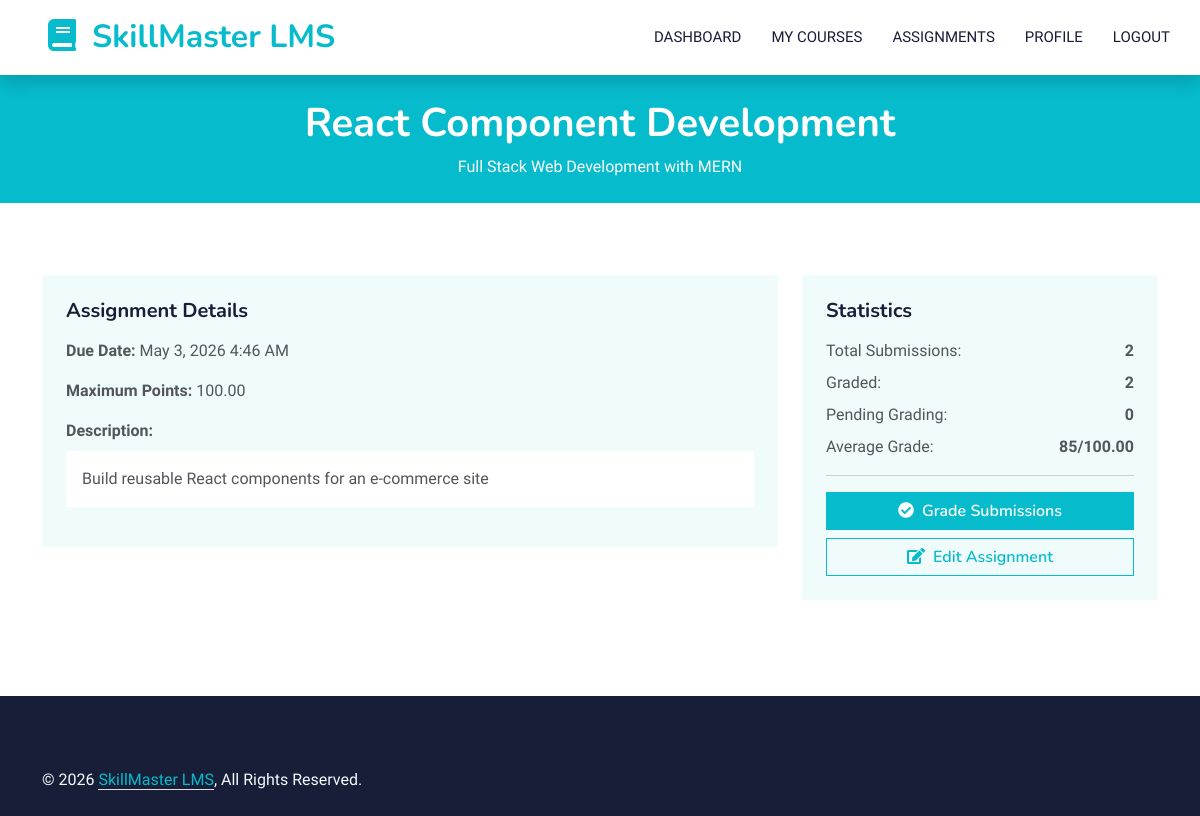
The page /instructor/assignments/view.php?id=3 (signed in) on the database its author committed.
### tables this page shows
CREATE TABLE `assignments` (
  `id` bigint(20) NOT NULL,
  `course_id` bigint(20) NOT NULL,
  `instructor_id` bigint(20) DEFAULT NULL,
  `title` varchar(200) NOT NULL,
  `description` text DEFAULT NULL,
  `due_date` datetime NOT NULL,
  `max_points` decimal(5,2) DEFAULT 100.00,
  `created_at` timestamp NOT NULL DEFAULT current_timestamp(),
  `deleted_at` timestamp NULL DEFAULT NULL
);

CREATE TABLE `courses` (
  `id` bigint(20) NOT NULL,
  `title` varchar(200) NOT NULL,
  `slug` varchar(200) NOT NULL,
  `code` varchar(20) NOT NULL,
  `description` text DEFAULT NULL,
  `short_description` varchar(500) DEFAULT NULL,
  `category_id` bigint(20) DEFAULT NULL,
  `instructor_id` bigint(20) DEFAULT NULL,
  `price` decimal(10,2) DEFAULT 0.00,
  `thumbnail` varchar(255) DEFAULT NULL,
  `credits` int(11) DEFAULT 3,
  `start_date` date DEFAULT NULL,
  `end_date` date DEFAULT NULL,
  `status` enum('draft','pending_approval','published','archived','rejected') NOT NULL DEFAULT 'draft',
  `max_students` int(11) DEFAULT 50,
  `enrollment_count` int(11) DEFAULT 0,
  `syllabus` text DEFAULT NULL,
  `created_by` bigint(20) DEFAULT NULL,
  `created_at` timestamp NOT NULL DEFAULT current_timestamp(),
  `updated_at` timestamp NOT NULL DEFAULT current_timestamp() ON UPDATE current_timestamp(),
  `deleted_at` timestamp NULL DEFAULT NULL
);

### src/Database/Connection.php (called while the page is built, shortened)
<?php
class Connection
{
    private static $instance = null;
    private $connection;
    private function __construct()
    {
        try {
            $dsn = sprintf(
                'mysql:host=%s;dbname=%s;charset=%s',
                DB_HOST,
                DB_NAME,
                DB_CHARSET
            );
            $options = [
                PDO::ATTR_ERRMODE => PDO::ERRMODE_EXCEPTION,
                PDO::ATTR_DEFAULT_FETCH_MODE => PDO::FETCH_ASSOC,
                PDO::ATTR_EMULATE_PREPARES => false,
                PDO::MYSQL_ATTR_INIT_COMMAND => "SET NAMES " . DB_CHARSET
            ];
            $this->connection = new PDO($dsn, DB_USER, DB_PASS, $options);
        } catch (PDOException $e) {
            if (DEBUG_MODE) {
                die("Database connection failed: " . $e->getMessage());
            } else {
                error_log("Database connection failed: " . $e->getMessage());
                die("A database error occurred. Please try again later.");
            }
        }
    }
    public static function getInstance()
    {
        if (self::$instance === null) {
            self::$instance = new self();
        }
        return self::$instance;
    }
    public function getConnection()
    {
        return $this->connection;
    }
}

### src/Models/Assignment.php (called while the page is built, shortened)
<?php
class Assignment
{
    private $db;
    private $table = 'assignments';
    public function __construct()
    {
        $this->db = Connection::getInstance()->getConnection();
    }
    public function getAssignmentWithStats($assignmentId, $instructorId)
    {
        $stmt = $this->db->prepare("
            SELECT a.*, c.title as course_title,
                   (SELECT COUNT(*) FROM submissions WHERE assignment_id = a.id) as total_submissions,
                   (SELECT COUNT(*) FROM submissions WHERE assignment_id = a.id AND status = 'graded') as graded_count,
                   (SELECT AVG(grade) FROM submissions WHERE assignment_id = a.id AND grade IS NOT NULL) as avg_grade
            FROM {$this->table} a
            LEFT JOIN courses c ON a.course_id = c.id
            WHERE a.id = ? AND a.instructor_id = ? AND a.deleted_at IS NULL
        ");
        $stmt->execute([$assignmentId, $instructorId]);
        return $stmt->fetch();
    }
}

### public/instructor/assignments/view.php (the view, shortened to what this page needs)
<?php
$assignmentModel = new Assignment();
$assignmentId = isset($_GET['id']) ? (int)$_GET['id'] : 0;
$assignment = $assignmentModel->getAssignmentWithStats($assignmentId, $_SESSION['user_id']);
?>
<!DOCTYPE html>
<html lang="en">
<head>
    <link href="https://cdnjs.cloudflare.com/ajax/libs/font-awesome/5.10.0/css/all.min.css" rel="stylesheet">
    <link href="https://cdn.jsdelivr.net/npm/bootstrap-icons@1.4.1/font/bootstrap-icons.css" rel="stylesheet">
    <link href="../../assets/css/bootstrap.min.css" rel="stylesheet">
    <link href="../../assets/css/style.css" rel="stylesheet">
</head>
<body>
    <nav class="navbar navbar-expand-lg bg-white navbar-light shadow sticky-top p-0">
        <a href="../index.php" class="navbar-brand d-flex align-items-center px-4 px-lg-5">
            <h2 class="m-0 text-primary"><i class="fa fa-book me-3"></i><?php echo APP_NAME; ?></h2>
        </a>
        <div class="collapse navbar-collapse" id="navbarCollapse">
            <div class="navbar-nav ms-auto p-4 p-lg-0">
                <a href="../index.php" class="nav-item nav-link">Dashboard</a>
                <a href="../courses/my-courses.php" class="nav-item nav-link">My Courses</a>
                <a href="list.php" class="nav-item nav-link">Assignments</a>
                <a href="../profile/index.php" class="nav-item nav-link">Profile</a>
                <a href="../../logout.php" class="nav-item nav-link">Logout</a>
            </div>
        </div>
    </nav>
    <div class="container-fluid bg-primary py-4 mb-5">
        <div class="container">
            <div class="row">
                <div class="col-12 text-center">
                    <h1 class="text-white"><?php echo htmlspecialchars($assignment['title']); ?></h1>
                    <p class="text-white mb-0"><?php echo htmlspecialchars($assignment['course_title']); ?></p>
                </div>
            </div>
        </div>
    </div>
    <div class="container-xxl py-4">
        <div class="container">
            <div class="row">
                <div class="col-lg-8">
                    <div class="bg-light rounded p-4 mb-4">
                        <h5 class="mb-3">Assignment Details</h5>
                        <div class="mb-3">
                            <strong>Due Date:</strong> <?php echo date('F j, Y g:i A', strtotime($assignment['due_date'])); ?>
                        </div>
                        <div class="mb-3">
                            <strong>Maximum Points:</strong> <?php echo $assignment['max_points']; ?>
                        </div>
                        <?php if ($assignment['description']): ?>
                            <div class="mb-3">
                                <strong>Description:</strong>
                                <div class="bg-white rounded p-3 mt-2">
                                    <?php echo nl2br(htmlspecialchars($assignment['description'])); ?>
                                </div>
                            </div>
                        <?php endif; ?>
                    </div>
                </div>
                <div class="col-lg-4">
                    <div class="bg-light rounded p-4 mb-4">
                        <h5 class="mb-3">Statistics</h5>
                        <div class="d-flex justify-content-between mb-2">
                            <span>Total Submissions:</span>
                            <strong><?php echo $assignment['total_submissions']; ?></strong>
                        </div>
                        <div class="d-flex justify-content-between mb-2">
                            <span>Graded:</span>
                            <strong><?php echo $assignment['graded_count']; ?></strong>
                        </div>
                        <div class="d-flex justify-content-between mb-2">
                            <span>Pending Grading:</span>
                            <strong><?php echo $assignment['total_submissions'] - $assignment['graded_count']; ?></strong>
                        </div>
                        <div class="d-flex justify-content-between mb-2">
                            <span>Average Grade:</span>
                            <strong><?php echo $assignment['avg_grade'] ? round($assignment['avg_grade'], 1) . '/' . $assignment['max_points'] : 'N/A'; ?></strong>
                        </div>
                        <hr>
                        <div class="d-grid gap-2">
                            <a href="grade.php?id=<?php echo $assignment['id']; ?>" class="btn btn-primary">
                                <i class="fa fa-check-circle me-2"></i>Grade Submissions
                            </a>
                            <a href="edit.php?id=<?php echo $assignment['id']; ?>" class="btn btn-outline-primary">
                                <i class="fa fa-edit me-2"></i>Edit Assignment
                            </a>
                        </div>
                    </div>
                </div>
            </div>
        </div>
    </div>
    <div class="container-fluid bg-dark text-light footer pt-5 mt-5">
        <div class="container py-4">
            <div class="row">
                <div class="col-md-6 text-center text-md-start mb-3 mb-md-0">
                    &copy; <?php echo date('Y'); ?> <a class="border-bottom text-primary" href="#"><?php echo APP_NAME; ?></a>, All Rights Reserved.
                </div>
            </div>
        </div>
    </div>
</body>
</html>

### public/assets/css/style.css (style rules this page uses)
:root { --primary: #06BBCC; --light: #F0FBFC; --dark: #181d38; }
.btn { font-family: 'Nunito', sans-serif; font-weight: 600; transition: .5s; }
.btn.btn-primary, .btn.btn-secondary { color: #FFFFFF; }
.navbar-light .navbar-nav .nav-link { margin-right: 30px; padding: 25px 0; color: #FFFFFF; font-size: 15px; text-transform: uppercase; outline: none; }
.navbar-light .navbar-brand, .navbar-light a.btn { height: 75px; }
.navbar-light .navbar-nav .nav-link { color: var(--dark); font-weight: 500; }
.navbar-light.sticky-top { top: -100px; transition: .5s; }

### rows shown on the page
assignments: title "React Component Development", course.title "Full Stack Web Development with MERN", due_date "May 3, 2026 4:46 AM", max_points "100.00", description "Build reusable React components for an e-commerce site"

### other values the page prints
APP_NAME "SkillMaster LMS"
$assignment['total_submissions'] "2"
$assignment['graded_count'] "2"
$assignment['total_submissions'] - $assignment['graded_count'] "0"
$assignment['avg_grade'] "85"
